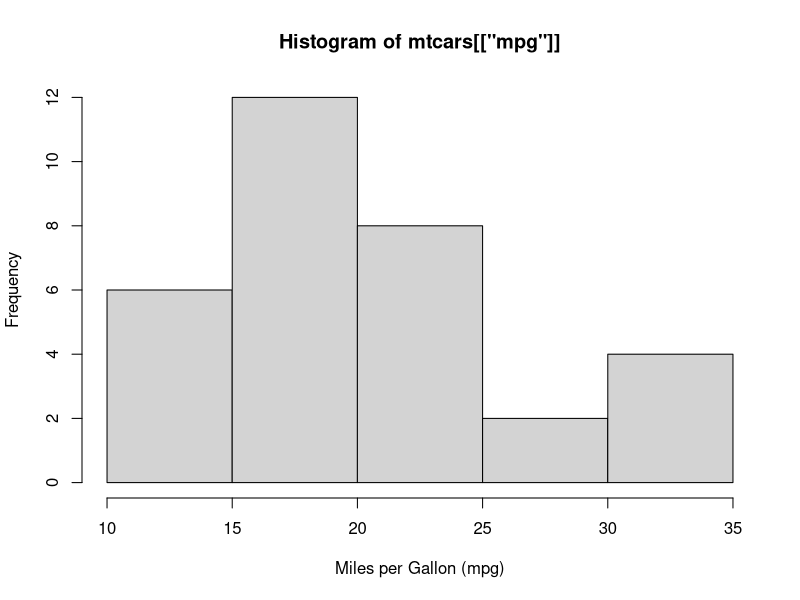
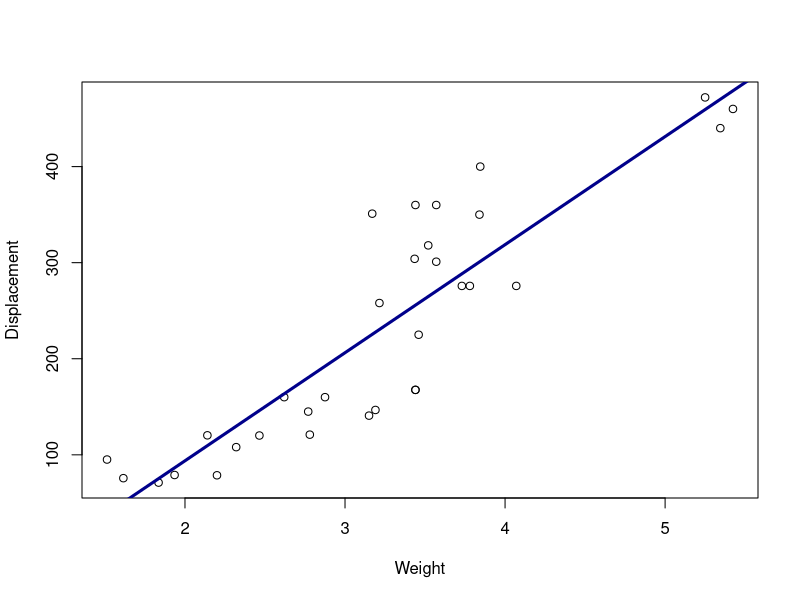
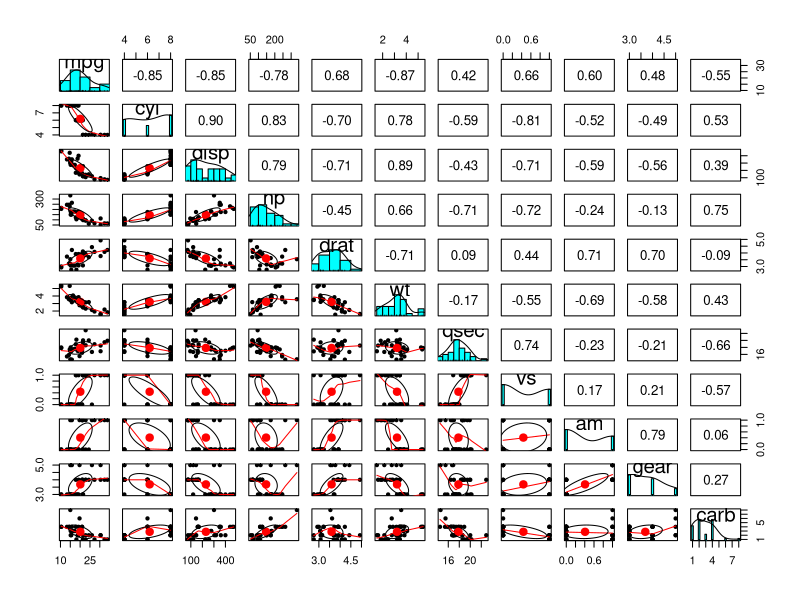
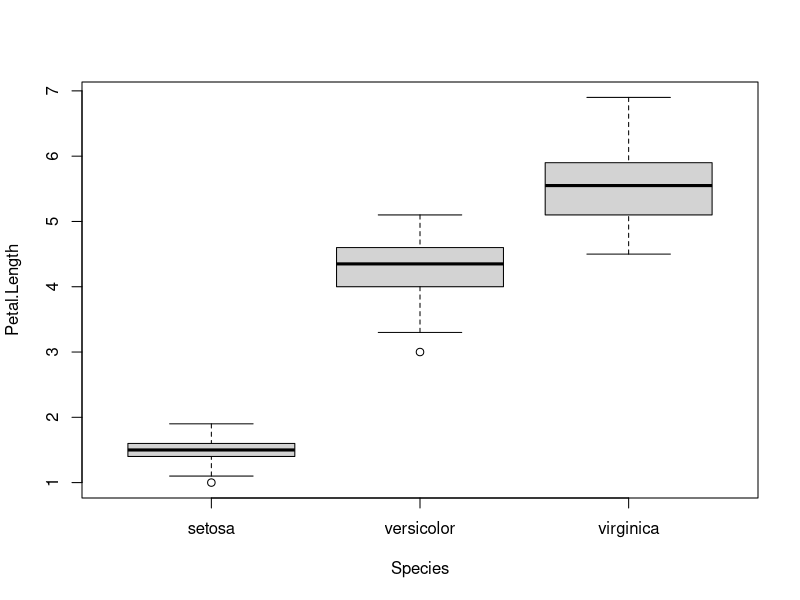

The R source for these figures, in order:
## ---- chunk 1
knitr::opts_chunk$set(echo = TRUE)
## ---- chunk 2
hist(mtcars[["mpg"]], xlab = "Miles per Gallon (mpg)")
## ---- chunk 3
plot(mtcars$wt, mtcars$disp, xlab = "Weight", ylab = "Displacement")
# optionally you can draw a regression line
fitLine <- lm(disp ~ wt, data = mtcars)
abline(fitLine, col = "darkblue", lwd = 3)
## ---- chunk 4
## install.packages("psych")
library(psych)
pairs.panels(mtcars)
## ---- chunk 5
# option 1
tapply(X = mtcars$disp, INDEX = mtcars$vs, FUN = mean)

# option 2
aggregate(disp ~ vs, data = mtcars, FUN = mean)

# option 3
library(dplyr)
group_by(mtcars, vs) %>%
    summarize(mean_disp = mean(disp))
## ---- chunk 6
data("iris")
boxplot(Petal.Length ~ Species, data = iris)
## ---- chunk 7
mtcars2 <- mtcars[, c("mpg", "wt", "hp")]
mycorrel <- abs(cor(mtcars2))

mycorrel > 0.8 & mycorrel!= 1
